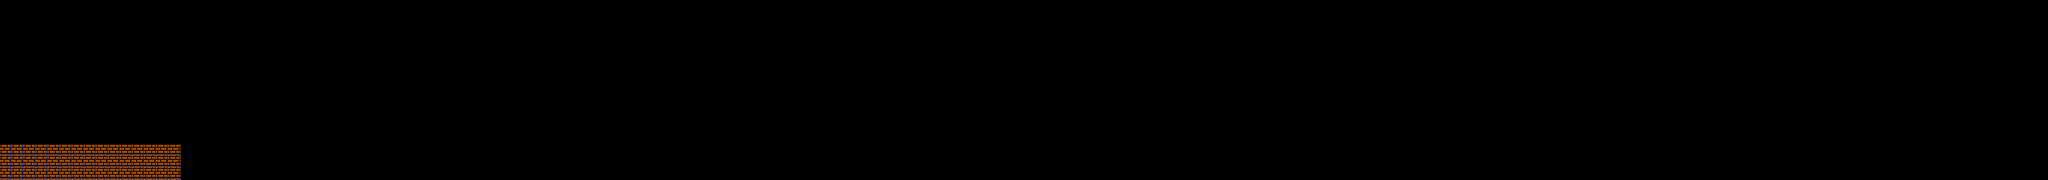

A level layout from a 2D game, rendered from its tile map. Below: a short description, then the map file with its tile-grid data intact:
An orthogonal 170x15 tile map with 16x16 px tiles, 1 tile layer (Camada de Blocos 1) and 1 object.

<map version="1.10" tiledversion="1.10.2" orientation="orthogonal" renderorder="right-down" width="170" height="15" tilewidth="16" tileheight="16" infinite="0" nextlayerid="3" nextobjectid="2">
 <tileset firstgid="1" source="tilseSetTeste.tsx" />
 <layer id="1" name="Camada de Blocos 1" width="170" height="15">
  <data encoding="csv">
0,0,0,0,0,0,0,0,0,0,0,0,0,0,0,0,0,0,0,0,0,0,0,0,0,0,0,0,0,0,0,0,0,0,0,0,0,0,0,0,0,0,0,0,0,0,0,0,0,0,0,0,0,0,0,0,0,0,0,0,0,0,0,0,0,0,0,0,0,0,0,0,0,0,0,0,0,0,0,0,0,0,0,0,0,0,0,0,0,0,0,0,0,0,0,0,0,0,0,0,0,0,0,0,0,0,0,0,0,0,0,0,0,0,0,0,0,0,0,0,0,0,0,0,0,0,0,0,0,0,0,0,0,0,0,0,0,0,0,0,0,0,0,0,0,0,0,0,0,0,0,0,0,0,0,0,0,0,0,0,0,0,0,0,0,0,0,0,0,0,
0,0,0,0,0,0,0,0,0,0,0,0,0,0,0,0,0,0,0,0,0,0,0,0,0,0,0,0,0,0,0,0,0,0,0,0,0,0,0,0,0,0,0,0,0,0,0,0,0,0,0,0,0,0,0,0,0,0,0,0,0,0,0,0,0,0,0,0,0,0,0,0,0,0,0,0,0,0,0,0,0,0,0,0,0,0,0,0,0,0,0,0,0,0,0,0,0,0,0,0,0,0,0,0,0,0,0,0,0,0,0,0,0,0,0,0,0,0,0,0,0,0,0,0,0,0,0,0,0,0,0,0,0,0,0,0,0,0,0,0,0,0,0,0,0,0,0,0,0,0,0,0,0,0,0,0,0,0,0,0,0,0,0,0,0,0,0,0,0,0,
0,0,0,0,0,0,0,0,0,0,0,0,0,0,0,0,0,0,0,0,0,0,0,0,0,0,0,0,0,0,0,0,0,0,0,0,0,0,0,0,0,0,0,0,0,0,0,0,0,0,0,0,0,0,0,0,0,0,0,0,0,0,0,0,0,0,0,0,0,0,0,0,0,0,0,0,0,0,0,0,0,0,0,0,0,0,0,0,0,0,0,0,0,0,0,0,0,0,0,0,0,0,0,0,0,0,0,0,0,0,0,0,0,0,0,0,0,0,0,0,0,0,0,0,0,0,0,0,0,0,0,0,0,0,0,0,0,0,0,0,0,0,0,0,0,0,0,0,0,0,0,0,0,0,0,0,0,0,0,0,0,0,0,0,0,0,0,0,0,0,
0,0,0,0,0,0,0,0,0,0,0,0,0,0,0,0,0,0,0,0,0,0,0,0,0,0,0,0,0,0,0,0,0,0,0,0,0,0,0,0,0,0,0,0,0,0,0,0,0,0,0,0,0,0,0,0,0,0,0,0,0,0,0,0,0,0,0,0,0,0,0,0,0,0,0,0,0,0,0,0,0,0,0,0,0,0,0,0,0,0,0,0,0,0,0,0,0,0,0,0,0,0,0,0,0,0,0,0,0,0,0,0,0,0,0,0,0,0,0,0,0,0,0,0,0,0,0,0,0,0,0,0,0,0,0,0,0,0,0,0,0,0,0,0,0,0,0,0,0,0,0,0,0,0,0,0,0,0,0,0,0,0,0,0,0,0,0,0,0,0,
0,0,0,0,0,0,0,0,0,0,0,0,0,0,0,0,0,0,0,0,0,0,0,0,0,0,0,0,0,0,0,0,0,0,0,0,0,0,0,0,0,0,0,0,0,0,0,0,0,0,0,0,0,0,0,0,0,0,0,0,0,0,0,0,0,0,0,0,0,0,0,0,0,0,0,0,0,0,0,0,0,0,0,0,0,0,0,0,0,0,0,0,0,0,0,0,0,0,0,0,0,0,0,0,0,0,0,0,0,0,0,0,0,0,0,0,0,0,0,0,0,0,0,0,0,0,0,0,0,0,0,0,0,0,0,0,0,0,0,0,0,0,0,0,0,0,0,0,0,0,0,0,0,0,0,0,0,0,0,0,0,0,0,0,0,0,0,0,0,0,
0,0,0,0,0,0,0,0,0,0,0,0,0,0,0,0,0,0,0,0,0,0,0,0,0,0,0,0,0,0,0,0,0,0,0,0,0,0,0,0,0,0,0,0,0,0,0,0,0,0,0,0,0,0,0,0,0,0,0,0,0,0,0,0,0,0,0,0,0,0,0,0,0,0,0,0,0,0,0,0,0,0,0,0,0,0,0,0,0,0,0,0,0,0,0,0,0,0,0,0,0,0,0,0,0,0,0,0,0,0,0,0,0,0,0,0,0,0,0,0,0,0,0,0,0,0,0,0,0,0,0,0,0,0,0,0,0,0,0,0,0,0,0,0,0,0,0,0,0,0,0,0,0,0,0,0,0,0,0,0,0,0,0,0,0,0,0,0,0,0,
0,0,0,0,0,0,0,0,0,0,0,0,0,0,0,0,0,0,0,0,0,0,0,0,0,0,0,0,0,0,0,0,0,0,0,0,0,0,0,0,0,0,0,0,0,0,0,0,0,0,0,0,0,0,0,0,0,0,0,0,0,0,0,0,0,0,0,0,0,0,0,0,0,0,0,0,0,0,0,0,0,0,0,0,0,0,0,0,0,0,0,0,0,0,0,0,0,0,0,0,0,0,0,0,0,0,0,0,0,0,0,0,0,0,0,0,0,0,0,0,0,0,0,0,0,0,0,0,0,0,0,0,0,0,0,0,0,0,0,0,0,0,0,0,0,0,0,0,0,0,0,0,0,0,0,0,0,0,0,0,0,0,0,0,0,0,0,0,0,0,
0,0,0,0,0,0,0,0,0,0,0,0,0,0,0,0,0,0,0,0,0,0,0,0,0,0,0,0,0,0,0,0,0,0,0,0,0,0,0,0,0,0,0,0,0,0,0,0,0,0,0,0,0,0,0,0,0,0,0,0,0,0,0,0,0,0,0,0,0,0,0,0,0,0,0,0,0,0,0,0,0,0,0,0,0,0,0,0,0,0,0,0,0,0,0,0,0,0,0,0,0,0,0,0,0,0,0,0,0,0,0,0,0,0,0,0,0,0,0,0,0,0,0,0,0,0,0,0,0,0,0,0,0,0,0,0,0,0,0,0,0,0,0,0,0,0,0,0,0,0,0,0,0,0,0,0,0,0,0,0,0,0,0,0,0,0,0,0,0,0,
0,0,0,0,0,0,0,0,0,0,0,0,0,0,0,0,0,0,0,0,0,0,0,0,0,0,0,0,0,0,0,0,0,0,0,0,0,0,0,0,0,0,0,0,0,0,0,0,0,0,0,0,0,0,0,0,0,0,0,0,0,0,0,0,0,0,0,0,0,0,0,0,0,0,0,0,0,0,0,0,0,0,0,0,0,0,0,0,0,0,0,0,0,0,0,0,0,0,0,0,0,0,0,0,0,0,0,0,0,0,0,0,0,0,0,0,0,0,0,0,0,0,0,0,0,0,0,0,0,0,0,0,0,0,0,0,0,0,0,0,0,0,0,0,0,0,0,0,0,0,0,0,0,0,0,0,0,0,0,0,0,0,0,0,0,0,0,0,0,0,
0,0,0,0,0,0,0,0,0,0,0,0,0,0,0,0,0,0,0,0,0,0,0,0,0,0,0,0,0,0,0,0,0,0,0,0,0,0,0,0,0,0,0,0,0,0,0,0,0,0,0,0,0,0,0,0,0,0,0,0,0,0,0,0,0,0,0,0,0,0,0,0,0,0,0,0,0,0,0,0,0,0,0,0,0,0,0,0,0,0,0,0,0,0,0,0,0,0,0,0,0,0,0,0,0,0,0,0,0,0,0,0,0,0,0,0,0,0,0,0,0,0,0,0,0,0,0,0,0,0,0,0,0,0,0,0,0,0,0,0,0,0,0,0,0,0,0,0,0,0,0,0,0,0,0,0,0,0,0,0,0,0,0,0,0,0,0,0,0,0,
0,0,0,0,0,0,0,0,0,0,0,0,0,0,0,0,0,0,0,0,0,0,0,0,0,0,0,0,0,0,0,0,0,0,0,0,0,0,0,0,0,0,0,0,0,0,0,0,0,0,0,0,0,0,0,0,0,0,0,0,0,0,0,0,0,0,0,0,0,0,0,0,0,0,0,0,0,0,0,0,0,0,0,0,0,0,0,0,0,0,0,0,0,0,0,0,0,0,0,0,0,0,0,0,0,0,0,0,0,0,0,0,0,0,0,0,0,0,0,0,0,0,0,0,0,0,0,0,0,0,0,0,0,0,0,0,0,0,0,0,0,0,0,0,0,0,0,0,0,0,0,0,0,0,0,0,0,0,0,0,0,0,0,0,0,0,0,0,0,0,
0,0,0,0,0,0,0,0,0,0,0,0,0,0,0,0,0,0,0,0,0,0,0,0,0,0,0,0,0,0,0,0,0,0,0,0,0,0,0,0,0,0,0,0,0,0,0,0,0,0,0,0,0,0,0,0,0,0,0,0,0,0,0,0,0,0,0,0,0,0,0,0,0,0,0,0,0,0,0,0,0,0,0,0,0,0,0,0,0,0,0,0,0,0,0,0,0,0,0,0,0,0,0,0,0,0,0,0,0,0,0,0,0,0,0,0,0,0,0,0,0,0,0,0,0,0,0,0,0,0,0,0,0,0,0,0,0,0,0,0,0,0,0,0,0,0,0,0,0,0,0,0,0,0,0,0,0,0,0,0,0,0,0,0,0,0,0,0,0,0,
39,39,39,39,39,39,39,39,39,39,39,39,39,39,39,0,0,0,0,0,0,0,0,0,0,0,0,0,0,0,0,0,0,0,0,0,0,0,0,0,0,0,0,0,0,0,0,0,0,0,0,0,0,0,0,0,0,0,0,0,0,0,0,0,0,0,0,0,0,0,0,0,0,0,0,0,0,0,0,0,0,0,0,0,0,0,0,0,0,0,0,0,0,0,0,0,0,0,0,0,0,0,0,0,0,0,0,0,0,0,0,0,0,0,0,0,0,0,0,0,0,0,0,0,0,0,0,0,0,0,0,0,0,0,0,0,0,0,0,0,0,0,0,0,0,0,0,0,0,0,0,0,0,0,0,0,0,0,0,0,0,0,0,0,0,0,0,0,0,0,
39,39,39,39,39,39,39,39,39,39,39,39,39,39,39,0,0,0,0,0,0,0,0,0,0,0,0,0,0,0,0,0,0,0,0,0,0,0,0,0,0,0,0,0,0,0,0,0,0,0,0,0,0,0,0,0,0,0,0,0,0,0,0,0,0,0,0,0,0,0,0,0,0,0,0,0,0,0,0,0,0,0,0,0,0,0,0,0,0,0,0,0,0,0,0,0,0,0,0,0,0,0,0,0,0,0,0,0,0,0,0,0,0,0,0,0,0,0,0,0,0,0,0,0,0,0,0,0,0,0,0,0,0,0,0,0,0,0,0,0,0,0,0,0,0,0,0,0,0,0,0,0,0,0,0,0,0,0,0,0,0,0,0,0,0,0,0,0,0,0,
39,39,39,39,39,39,39,39,39,39,39,39,39,39,39,0,0,0,0,0,0,0,0,0,0,0,0,0,0,0,0,0,0,0,0,0,0,0,0,0,0,0,0,0,0,0,0,0,0,0,0,0,0,0,0,0,0,0,0,0,0,0,0,0,0,0,0,0,0,0,0,0,0,0,0,0,0,0,0,0,0,0,0,0,0,0,0,0,0,0,0,0,0,0,0,0,0,0,0,0,0,0,0,0,0,0,0,0,0,0,0,0,0,0,0,0,0,0,0,0,0,0,0,0,0,0,0,0,0,0,0,0,0,0,0,0,0,0,0,0,0,0,0,0,0,0,0,0,0,0,0,0,0,0,0,0,0,0,0,0,0,0,0,0,0,0,0,0,0,0
</data>
 </layer>
 <objectgroup id="2" name="chao">
  <object id="1" x="1.5" y="190.5" width="237.5" height="49.5" />
 </objectgroup>
</map>
